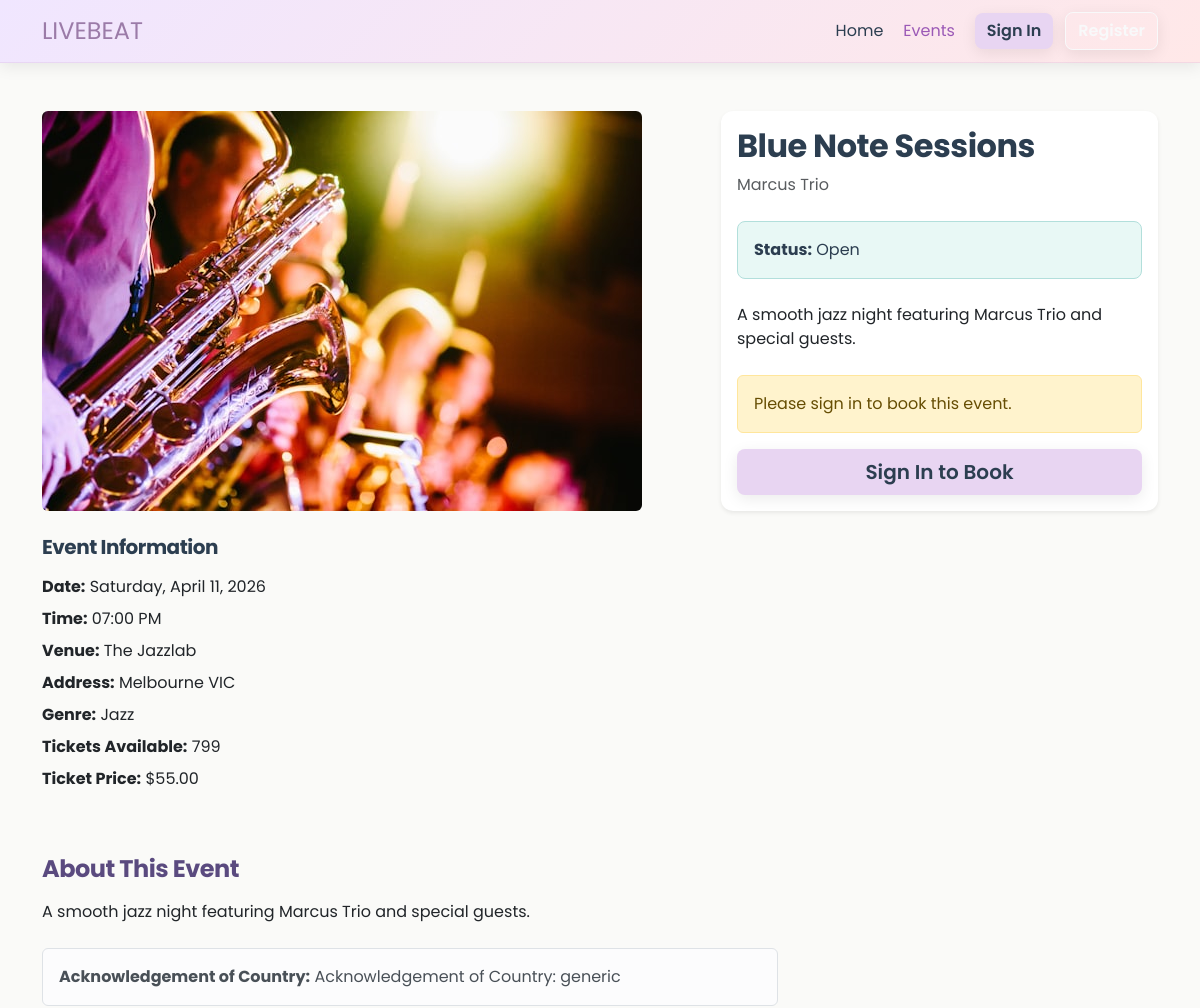
The app's page /events/2 (upper part), older data.
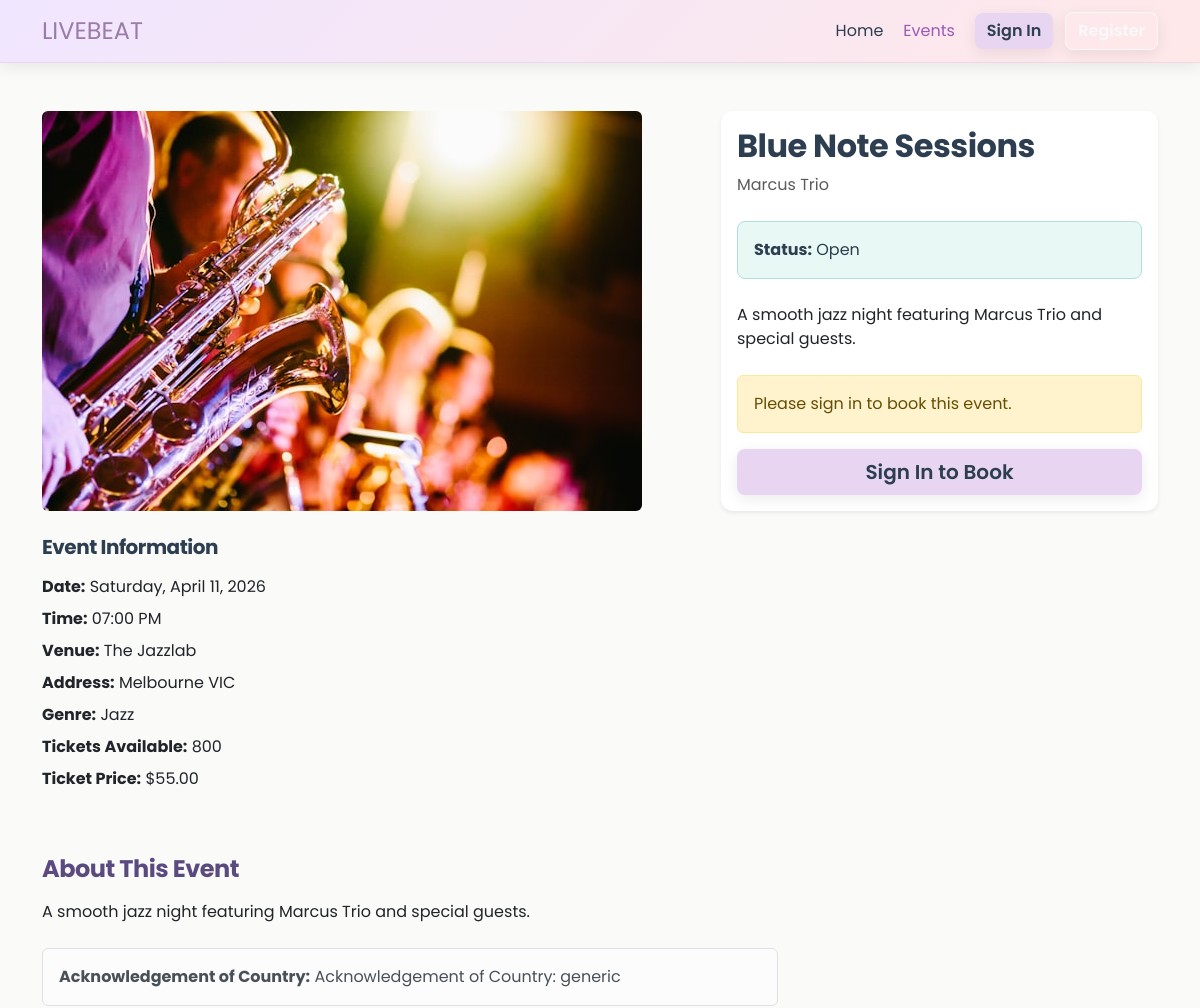
The same page, newer data.
### livebeat/models.py (models this page shows)
class Event(db.Model):
    id = db.Column(db.Integer, primary_key=True)
    title = db.Column(db.String(100), nullable=False)
    artist = db.Column(db.String(100), nullable=False)
    description = db.Column(db.Text, nullable=False)
    category = db.Column(db.String(50), nullable=False)
    status = db.Column(db.String(20), default="Open")
    capacity = db.Column(db.Integer, nullable=False)
    date = db.Column(db.DateTime, nullable=False)
    venue_name = db.Column(db.String(120), nullable=False)
    venue_address = db.Column(db.String(200), nullable=False)
    ticket_price = db.Column(db.Float, nullable=False)
    acknowledgement = db.Column(db.Text)
    image = db.Column(db.String(200), default="concert1.jpg")
    user_id = db.Column(db.Integer, db.ForeignKey("user.id"))
    bookings = db.relationship("Booking", backref="event", lazy=True)
    comments = db.relationship("Comment", backref="event", lazy=True)

### livebeat/views.py (the view)
@main_bp.route("/events/<int:event_id>", methods=["GET", "POST"])
def event_details(event_id):
    event = Event.query.get_or_404(event_id)
    comments = Comment.query.filter_by(event_id=event.id).order_by(Comment.date.desc()).all()
    return render_template(
        "event-details.html",
        event=event,
        comments=comments,
    )

### livebeat/templates/event-details.html (shortened to what the changed rows need)
{% extends 'base.html' %}
{% block content %}
<section class="py-5">
    <div class="container">
        <div class="row g-5">
            <div class="col-lg-7">
                <img src="{{ url_for('static', filename='images/' ~ event.image) }}"
                    alt="{{ event.title }}"
                    class="img-fluid rounded">
                <div class="mt-4">
                    <h5 class="mb-3">Event Information</h5>
                    <ul class="list-unstyled">
                        <li class="mb-2"><strong>Date:</strong> {{ event.date.strftime('%A, %B %d, %Y') }}</li>
                        <li class="mb-2"><strong>Time:</strong> {{ event.date.strftime('%I:%M %p') }}</li>
                        <li class="mb-2"><strong>Venue:</strong> {{ event.venue_name }}</li>
                        <li class="mb-2"><strong>Address:</strong> {{ event.venue_address }}</li>
                        <li class="mb-2"><strong>Genre:</strong> {{ event.category|capitalize }}</li>
                        <li class="mb-2"><strong>Tickets Available:</strong> {{ event.capacity }}</li>
                        <li class="mb-2"><strong>Ticket Price:</strong> ${{ "%.2f"|format(event.ticket_price) }}</li>
                    </ul>
                </div>
            </div>
            <div class="col-lg-5">
                <div class="card border-0 shadow-sm">
                    <div class="card-body">
                        <h2 class="card-title mb-2">{{ event.title }}</h2>
                        <p class="text-muted mb-4">{{ event.artist }}</p>
                        <div class="alert alert-info mb-4">
                            <strong>Status:</strong> {{ event.status }}
                        </div>
                        <p class="mb-4">{{ event.description }}</p>
                        {% if current_user.is_authenticated %}
                            {% if event.status == "Open" and event.capacity > 0 %}
                            <form method="POST" action="{{ url_for('main.book_event', event_id=event.id) }}">
                                <div class="mb-4">
                                    <label for="ticket_quantity" class="form-label">
                                        <strong>Ticket quantity:</strong>
                                    </label>
                                    <input type="number"
                                        class="form-control form-control-lg mb-2"
                                        id="ticket_quantity"
                                        name="ticket_quantity"
                                        placeholder="Enter number of tickets"
                                        min="1"
                                        max="{{ event.capacity }}"
                                        value="1"
                                        required>
                                </div>
                                <button type="submit" class="btn btn-primary btn-lg w-100 mb-3">
                                    Book Now
                                </button>
                            </form>
                            {% else %}
                            <div class="alert alert-warning mb-0">
                                This event is not currently available for booking.
                            </div>
                            {% endif %}
                        {% else %}
                        <div class="alert alert-warning">Please sign in to book this event.</div>
                        <a href="{{ url_for('auth.login') }}" class="btn btn-primary btn-lg w-100">Sign In to Book</a>
                        {% endif %}
                    </div>
                </div>
            </div>
        </div>
        <div class="row mt-5">
            <div class="col-lg-8">
                <h3 class="mb-3">About This Event</h3>
                <p>{{ event.description }}</p>
                {% if event.acknowledgement %}
                <div class="alert alert-light border mt-4">
                    <strong>Acknowledgement of Country:</strong>
                    {{ event.acknowledgement }}
                </div>
                {% endif %}
            </div>
        </div>
    </div>
</section>
{% endblock %}

Row changes from the older to the newer data that the page shows:
changed Event "Blue Note Sessions": capacity "799" → "800"
